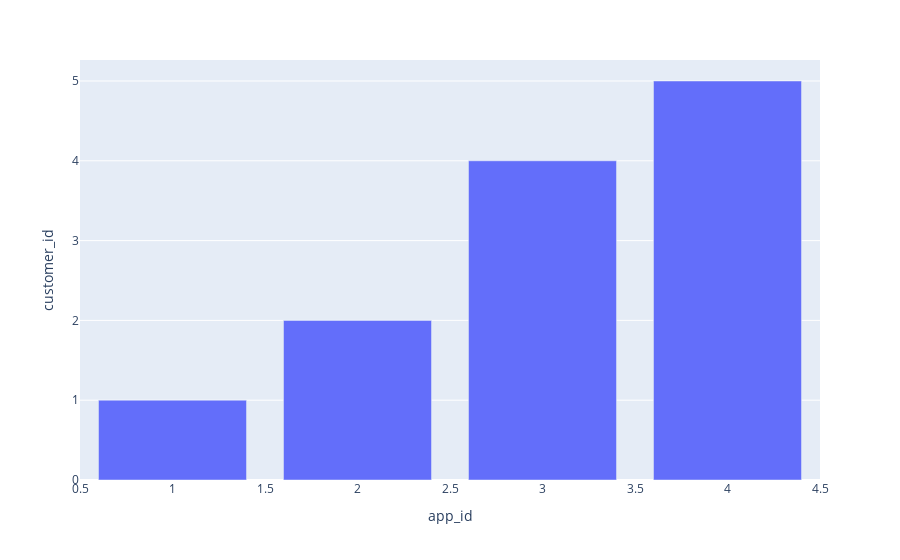

Notebook code for this chart:
### Code cell
import plotly.express as px
# This dataframe has 244 lines, but 4 distinct values for `day`
df = app_data.copy()

fig = px.bar(df, x='app_id', y='customer_id')
fig.show()

### Figure 1 — Plotly figure (JSON) as saved in the notebook; plotly's stock layout.template omitted (floating-point values rounded to 4 significant figures)
{"data": [{"alignmentgroup": "True", "hovertemplate": "app_id=%{x}<br>customer_id=%{y}<extra></extra>", "legendgroup": "", "marker": {"color": "#636efa", "pattern": {"shape": ""}}, "name": "", "offsetgroup": "", "orientation": "v", "showlegend": false, "textposition": "auto", "type": "bar", "x": [1, 2, 3, 4], "xaxis": "x", "y": [1, 2, 4, 5], "yaxis": "y"}], "layout": {"barmode": "relative", "legend": {"tracegroupgap": 0}, "margin": {"t": 60}, "xaxis": {"anchor": "y", "domain": [0, 1], "title": {"text": "app_id"}}, "yaxis": {"anchor": "x", "domain": [0, 1], "title": {"text": "customer_id"}}}}
